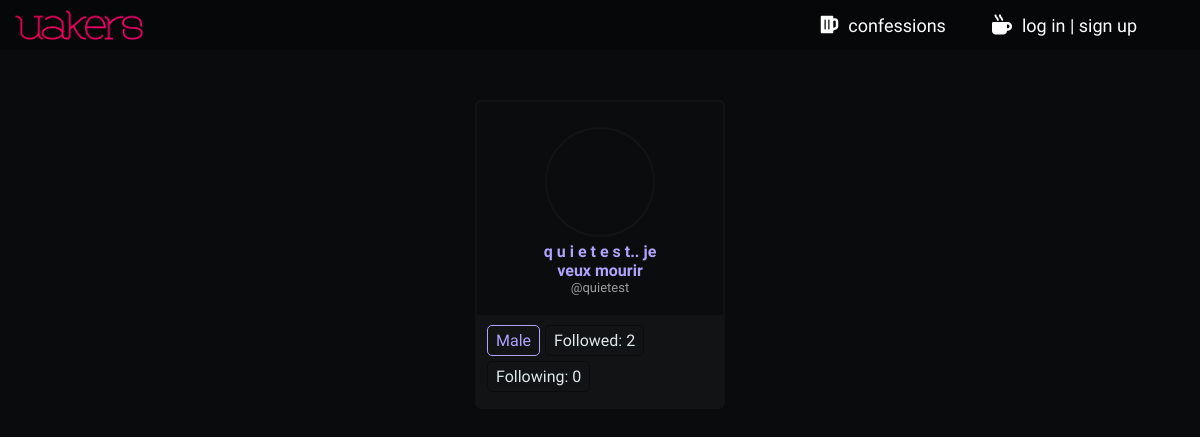
Page /profile/following/aggie12 on the earlier database version.
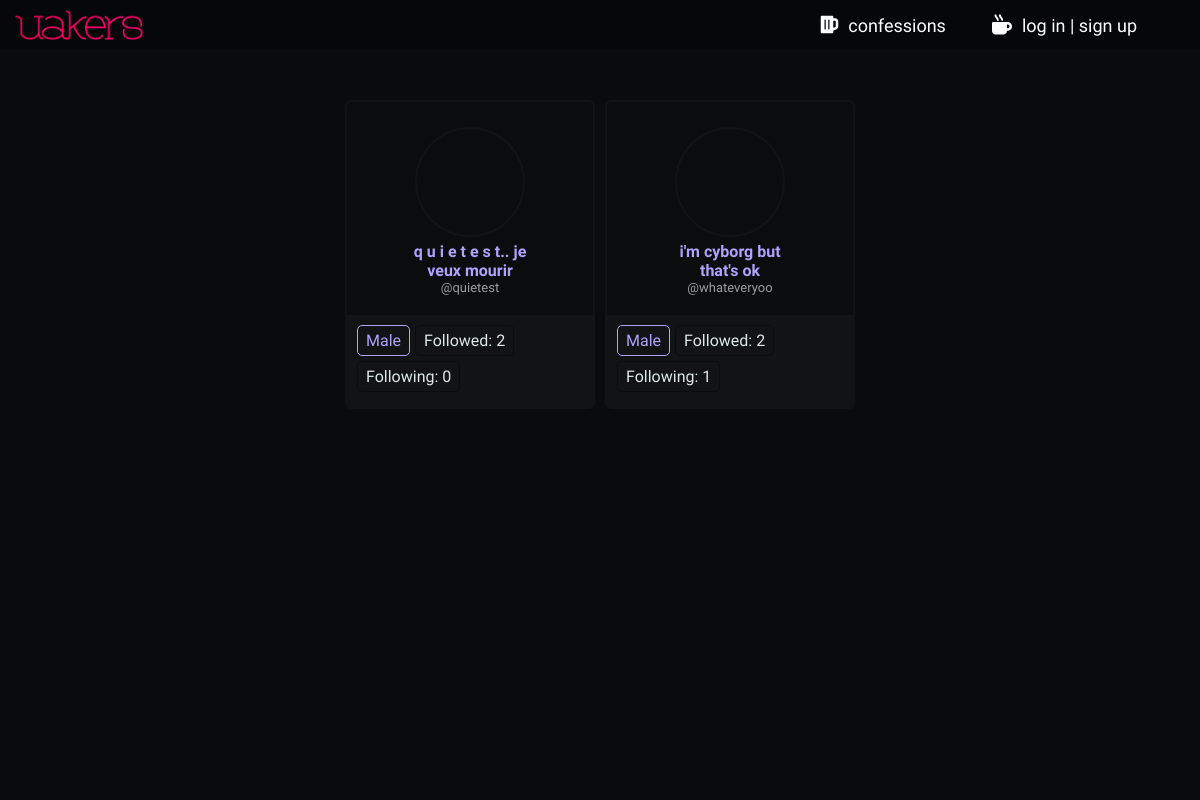
Same page on the later database version.
### uprofile/models.py (models this page shows, shortened)
class FollowProfile(models.Model):
    follow_init             = models.ForeignKey(UserProfile, on_delete=models.CASCADE, related_name='follow_init')
    follow_rec              = models.ForeignKey(UserProfile, on_delete=models.CASCADE, related_name='follow_rec')
    follow_created_at       = models.DateTimeField(auto_now_add=True)

### home/models.py (models this page shows, shortened)
class UserProfile(AbstractUser):
    profile_nickname        = models.CharField(max_length=35)
    profile_year            = models.CharField(max_length=2, choices=YCHOICES)
    profile_sex             = models.CharField(max_length=1, choices=SCHOICES)
    profile_image           = models.CharField(max_length=700, blank=True)
    profile_slug            = models.SlugField(blank=True, max_length=900, unique=True)
    profile_song            = models.CharField(max_length=300, blank=True, null=True)
    def __init__(self, *args, **kwargs):
        self._meta.get_field(
            'username'
        ).validators[0] = CustomUsernameValidator()
        super().__init__(*args, **kwargs)

### uprofile/views.py (the view)
# urls.py: path('following/<slug:profile_slug>', views.following_view, name='following_view'),
def following_view(request, profile_slug):
    isuser = False
    user_profile = UserProfile.objects.get(profile_slug=profile_slug)
    if user_profile == request.user:
        isuser = True
    following_profiles = FollowProfile.objects.filter(follow_init=user_profile)
    context = {
        'user_profile': user_profile,
        'following_profiles': following_profiles,
        'isuser': isuser,
    }
    return render(request, 'uprofile/following_view.html', context)

### uprofile/templatetags/follow_numbers.py (called while the page is built)
@register.filter(name='rec_followed_by')
def rec_followed_by(follow_user):
    return FollowProfile.objects.filter(follow_rec=follow_user).count()

@register.filter(name='rec_following')
def rec_following(follow_user):
    return FollowProfile.objects.filter(follow_init=follow_user).count()

### uprofile/templatetags/main_external_filters.py (called while the page is built)
@register.filter(name='m_or_f_color')
def m_or_f_color(user_profile):
    morf = False
    if user_profile.profile_sex is 'M':
        morf = 'lmi-m'
    elif user_profile.profile_sex is 'F':
        morf = 'lmi-f'
    else:
        morf = ''
    return morf

### uprofile/templates/uprofile/following_view.html (shortened to what this page needs)
{% extends 'base.html' %}
{% load static %}
{% load follow_numbers %}
{% block css %}
  <link rel="stylesheet" href="{% static 'uprofile/css/follow_view.css' %}">
{% endblock %}
{% block body %}
  <div class="follow_container">
    {% if following_profiles %}
    {% for follow in following_profiles %}
    {% with follow_user=follow.follow_rec %}
    {% include 'uprofile/follow_view_box.html' %}
    {% endwith %}
    {% endfor %}
    {% else %}
    <span class="no_follow_container">
      This user is following nobody
    </span>
    {% endif %}
  </div>
  <div class="bg-overlayer">
  </div>
{% endblock %}

### home/templates/base.html (shortened to what this page needs)
<!DOCTYPE html>
<html lang="en">
  <head>
    {% load static %}
    <link rel="stylesheet" href="https://use.fontawesome.com/releases/v5.6.3/css/all.css">
    <link rel="stylesheet" href="{% static 'base.css' %}">
    <link rel="stylesheet" href="{% static 'base850.css' %}" media="screen and (min-width: 0px) and (max-width: 850px)">
    {% block css %}
    {% endblock %}
  </head>
  <body>
    <div class="full-nav">
      <a href="{% url 'home:home_view' %}" class="nav-logo-div">
        <img class="nav-logo" src="{% static 'assets/uakers-logo.png' %}">
      </a>
      <div class="nav-menu">
        <a href="{% url 'home:home_view' %}" class="mn-it">
          <i class="fas fa-beer mn-i"></i>
          <span class="mn-tx">confessions</span>
        </a>
        {% if user.is_authenticated %}
        <a href="{% url 'uprofile:profile_view' %}" class="mn-it">
          <i class="fas fa-user-astronaut mn-i"></i>
          <span class="mn-tx">profile</span>
          <div class="mn-undbar {% block upro-underbar-up %}{% endblock %}"></div>
        </a>
        <a href="{% url 'home:log_out_view' %}" class="mn-it">
          <i class="fas fa-basketball-ball mn-i"></i>
          <span class="mn-tx">log out</span>
          <div class="mn-undbar"></div>
        </a>
        {% else %}
        <a href="{% url 'home:log_in_view' %}" class="mn-it">
          <i class="fas fa-mug-hot mn-i"></i>
          <span class="mn-tx">log in | sign up</span>
        </a>
        {% endif %}
      </div>
    </div>
    {% block body %}
    {% endblock %}
  </body>
</html>

### uprofile/templates/uprofile/follow_view_box.html
{% load follow_numbers %}
{% load main_external_filters %}
<div class="follow_box">
  <div class="follow_upper">
    <div class="follow_photo_usr">
      <a href="{% url 'uprofile:profile_view' follow_user.profile_slug %}" class="follow_photo" style="background-image:url({{ follow_user.profile_image }})"></a>
      <p class="follow_usr {{follow_user|m_or_f_color}}">{{ follow_user.profile_nickname }}</p>
      <p class="follow_usr_username">@{{follow_user.username}}</p>
    </div>
  </div>
  <div class="follow_down">
    <span class="follow_down_hold {{follow_user|m_or_f_color}}">
      {{ follow_user.get_profile_sex_display }}
    </span>
    <span class="follow_down_hold">
      Followed:
      {{ follow_user|rec_followed_by }}
    </span>
    <span class="follow_down_hold">
      Following:
      {{ follow_user|rec_following }}
    </span>
  </div>
</div>

### home/static/base.css (style rules this page uses)
* { margin: 0; padding: 0; font-family: 'Oxygen', sans-serif; font-size: 16px; transition: all 0.2s ease-in-out; text-decoration: none; box-sizing: border-box; }
:root { --main-highlight-color: #ff0058; --darker-highlight-color: #D9004B; --opaque-highlight-color: rgba(255, 0, 88, 0.6); --secondary-highlight-color: #ff4021; --main-background-color: #0B0C0D; --opaque-main-background-color: rgba(11, 12, 13, 0.8); --darker-background-color: #060708; --upto-darker-background-color: #09090A; --lighter-background-color: #111314; --main-text-color: #fefefe; --soothed-text-color: #DFE8EB; --opaque-text-color: rgba(255, 255, 255, 0.6); --female-main-color: #FF71A5; --male-main-color: #B1A2FF; --qa-main-color: #004A99; --confession-main-color: #08A6A4; --warning-main-color: #990016; }
body { background-color: var(--main-background-color); padding-top: 50px; }
a, a:link, a:visited, a:hover { text-decoration: none; }
.full-nav { height: 50px; max-height: 50px; background-color: var(--darker-background-color); position: absolute; top: 0px; position: fixed; min-width: 100%; z-index: 100; overflow: hidden; clear: both; }
.nav-logo-div { float: left; overflow: hidden; height: 100%; box-sizing: border-box; display: inline-block; padding: 5px 0px 5px 15px; display: flex; justify-content: center; align-items: center; }
.nav-logo { height: 30px; max-height: 30px; }
.nav-menu { height: 100%; float: right; display: flex; justify-content: center; align-items: center; text-decoration: none; padding-right: 40px; }
.mn-it { height: 100%; box-sizing: border-box; padding: 2px 8px; display: flex; flex-direction: row; justify-content: center; align-items: center; position: relative; margin: 0 15px; }
.mn-i { color: var(--main-text-color); font-size: 20px; }
.mn-tx { color: var(--main-text-color); font-size: 18px; margin-left: 10px; text-transform: lowercase; }
.lmi-m { color: var(--male-main-color); }

### uprofile/static/uprofile/css/follow_view.css (style rules this page uses)
body { background-image: url('https://images.pexels.com/photos/1064136/pexels-photo-1064136.jpeg?auto=compress&cs=tinysrgb&dpr=2&h=650&w=940'); background-size: cover; background-position: bottom; background-attachment: fixed; }
.bg-overlayer { background-color: var(--main-background-color); opacity: 0.8; position: fixed; width: 100%; height: 100%; top: 0; left: 0; right: 0; bottom: 0; z-index: -1; }
.follow_container { display: flex; flex-direction: row; flex-wrap: wrap; box-sizing: border-box; padding: 50px; justify-content: center; }
.follow_box { width: 250px; background-color: var(--lighter-background-color); border-radius: 6px; border: 2px solid var(--lighter-background-color); overflow: hidden; margin: 0 5px; }
.follow_upper { background-color: var(--main-background-color); }
.follow_photo_usr { display: flex; justify-content: center; align-items: center; flex-direction: column; padding: 20px 60px; }
.follow_photo { height: 110px; width: 110px; border-radius: 55px; background-size: cover; background-position: center; margin: 5px; cursor: pointer; border: 2px solid var(--lighter-background-color); }
.follow_usr { color: var(--soothed-text-color); font-size: 16px; font-weight: 800; text-align: center; }
.follow_usr_username { color: var(--opaque-text-color); font-size: 13px; text-align: center; }
.follow_down { background-color: var(--lighter-background-color); padding: 10px; display: flex; flex-wrap: wrap; }
.follow_down_hold { padding: 5px 8px; border: 1px solid var(--main-background-color); color: var(--soothed-text-color); border-radius: 5px; margin-right: 5px; margin-bottom: 5px; }
.lmi-m { color: var(--male-main-color); border-color: var(--male-main-color); }

### home/static/base850.css (style rules this page uses)
body { padding: 0px; }
.full-nav { display: block; height: auto; max-height: none; width: 100%; max-width: 100%; min-width: 100%; position: relative; display: flex; flex-direction: column; }
.nav-logo-div { display: block; padding: 10px; }
.nav-logo { display: block; margin: 0 auto; }
.nav-menu { display: flex; flex-direction: column; padding: 10px; }
.mn-it { width: 100%; min-width: 100%; display: flex; justify-content: center; align-items: center; padding: 5px; }

Differences in the rows shown:
added FollowProfile: follow_rec.profile_nickname "i'm cyborg but that's ok", follow_rec.username "whateveryoo", follow_rec.profile_sex "Male", follow_rec|rec_followed_by "2", follow_rec|rec_following "1"
